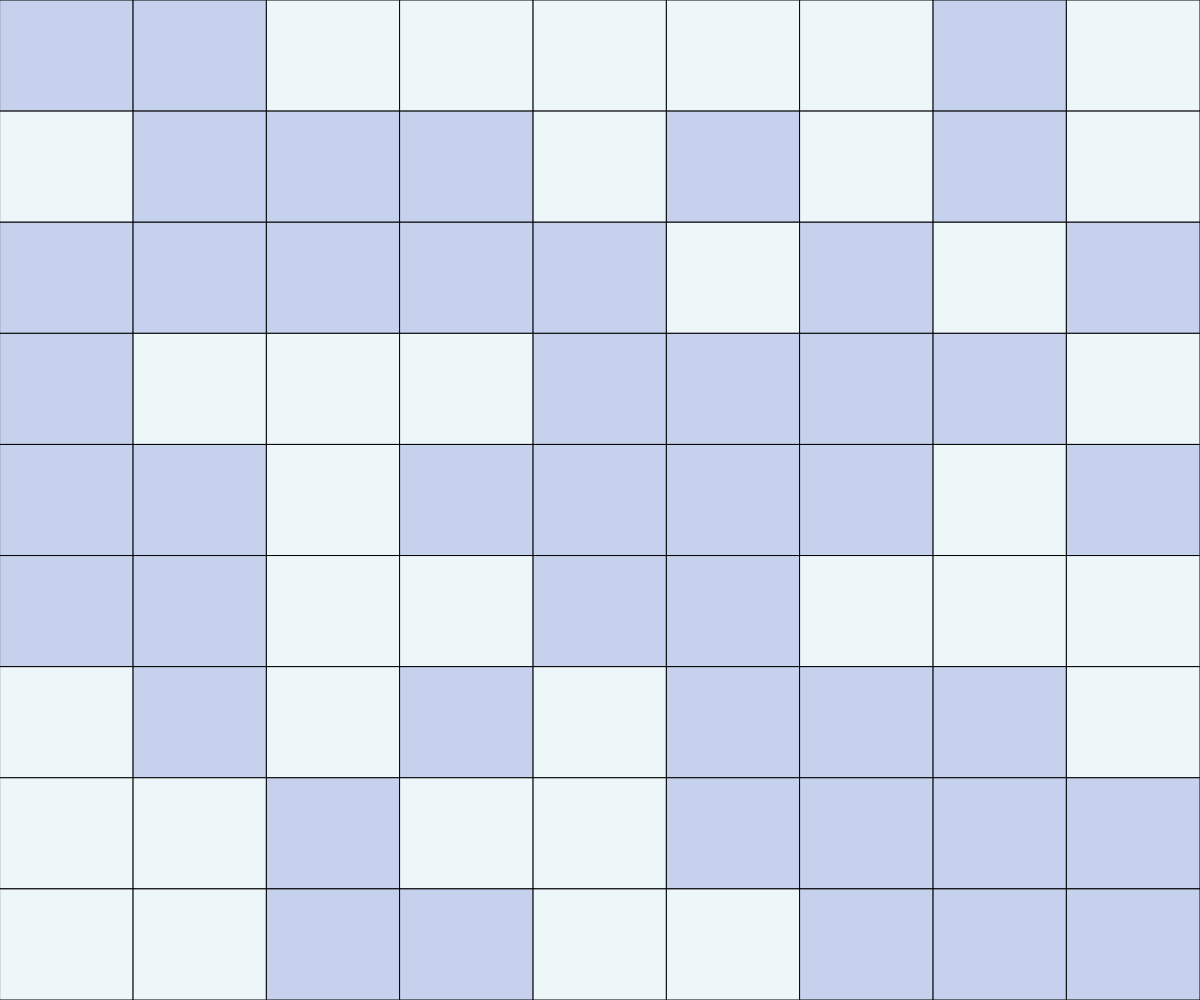
Frame 1 (no input)
Frame 60 (no input): identical to frame 1, image omitted
Frame 120 (the mouse pressed at the canvas centre since frame 60): identical to frame 1, image omitted

The p5.js sketch that drew this single still picture (run headless with seeded random() and noise() and a simulated clock; from frame 60 on, the mouse is pressed at the canvas centre):

// p5.js sketch
// ── sketch.js
// Sudoku
// Nini
// 10/28/2022
//
// Extra for Experts:
// - describe what you did to take this project "above and beyond"

//global variables
let tileSize = 133; 

let grid = [[0, 0, 7, 4, 9, 1, 6, 0, 5],
  [2, 0, 0, 0, 6, 0, 3, 0, 9],
  [0, 0, 0, 0, 0, 7, 0, 1, 0],
  [0, 5, 8, 6, 0, 0, 0, 0, 4],
  [0, 0, 3, 0, 0, 0, 0, 9, 0],
  [0, 0, 6, 2, 0, 0, 1, 8, 7],
  [9, 0, 4, 0, 7, 0, 0, 0, 2],
  [6, 7, 0, 8, 3, 0, 0, 0, 0],
  [8, 1, 0, 0, 4, 5, 0, 0, 0]];

function setup() {
  createCanvas(windowWidth, windowHeight);
}


function draw() {
  background(220);
  displayGrid(grid);
}

function mousePressed() {
  console.log(mouseX, mouseY);
  let cellWidth = width / grid[0].length;
  let cellHeight = height / grid.length;

  let x = Math.floor(mouseX/cellWidth);
  let y = Math.floor(mouseY/cellHeight);
  if (grid[y][x] === 0) {
    grid[y][x] = 0;
  }
  if (grid[y][x] === 1) {
    grid[y][x] = 0;
  }
  
}

function displayGrid(grid) {
  let cellWidth = width / grid[0].length;
  let cellHeight = height / grid.length;
  for (let y=0; y<grid.length; y++) {
    for (let x=0; x<grid[y].length; x++) {
      if (grid[y][x] === 0) {
        fill("#c6d2ed");
      }
      if (grid[y][x] === 1) {
        fill("#edf6f9");
        text("1");
      }
      if (grid[y][x] === 2) {
        fill("#edf6f9");
        text("2");
      }
      if (grid[y][x] === 3) {
        fill("#edf6f9");
        text("3");
      }
      if (grid[y][x] === 4) {
        fill("#edf6f9");
        text("4");
      }
      if (grid[y][x] === 5) {
        fill("#edf6f9");
        text("5");
      }
      if (grid[y][x] === 6) {
        fill("#edf6f9");
        text("6");
      }
      if (grid[y][x] === 7) {
        fill("#edf6f9");
        text("7");
      }
      if (grid[y][x] === 8) {
        fill("#edf6f9");
        text("8");
      }
      if (grid[y][x] === 9) {
        fill("#edf6f9");
        text("1");
      }
      rect(x*cellWidth, y*cellHeight, cellWidth, cellHeight);
    }
  }
}
// ── style.css
html, body {
  margin: 0;
  padding: 0;
}

canvas {
  display: block;
}

.container{
  height: 100vh;
  display: flex;
  align-items: center;
  justify-content: center;
}
